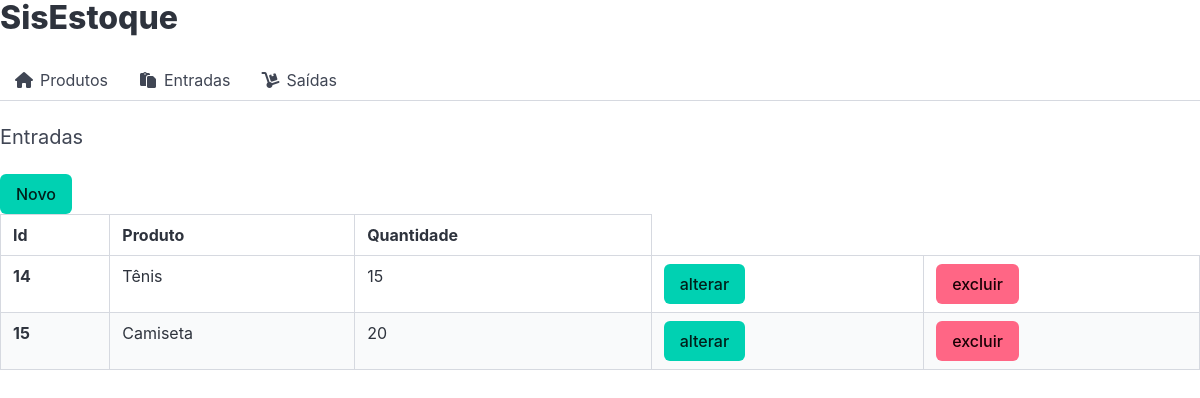
Page /entrada/list_entrada on the committed database.
### entrada/models.py (models this page shows)
class Entradas(models.Model):
    produto = models.ForeignKey(Produtos, on_delete=models.CASCADE, verbose_name= 'Produto')
    preco = models.FloatField('Preco', default=0)
    quantidade = models.IntegerField('Quantidade', default=0)
    criado = models.DateTimeField('Criado em', auto_now_add=True)
    modificado = models.DateTimeField('Modificado em', auto_now=True)

### produto/models.py (models this page shows, shortened)
class Produtos(models.Model):
    produto = models.CharField('Produto', max_length=200)
    cor = models.ForeignKey(Cores, on_delete=models.PROTECT, verbose_name='Cor')
    descricao = models.TextField('Descriçao', blank=True)
    quantidade = models.IntegerField('Quantidade', default=0)
    preco = models.DecimalField('Preço', decimal_places=2, max_digits=8, default=0)
    criado = models.DateTimeField('Criado em', auto_now_add=True)
    modificado = models.DateField('Modificado em', auto_now=True)
    def __str__(self):
        return self.produto
    class Meta:
        verbose_name = 'Produto'
        verbose_name_plural = 'Produtos'
        ordering = ['-produto']

### entrada/views.py (the view)
# urls.py: path('list_entrada', list_entrada, name='list_entrada'),
def list_entrada(request):
    entradas = Entradas.objects.all()
    template_name = 'list_entrada.html'
    context = {
        'entradas': entradas
    }
    return render(request, template_name, context)

### entrada/templates/list_entrada.html
{% extends 'base.html' %}{% block product %}
<h2 class="subtitle">Entradas</h2>
<a class="button is-primary" href="{% url 'entrada:new_entrada' %}">Novo</a>
<table class="table is-striped is-hoverable is-fullwidth is-bordered ">
  <thead>
    <tr>
      <th>Id</th>
      <th>Produto</th>
      <th>Quantidade</th>
    </tr>
  </thead>
  <tbody>{% for entrada in entradas %}<tr>
      <th>{{ entrada.id }}</th>
      <td>{{ entrada.produto }}</td>
      <td>{{ entrada.quantidade }}</td>
      <td><a class="button is-primary" href="{% url 'entrada:update_entrada' entrada.id %}">alterar</a></td>
      <td><a class="button is-danger" href="{% url 'entrada:delete_entrada' entrada.id %}">excluir</a></td>
    </tr>{% endfor %} </tbody>
</table>
{% endblock %}

### rows in the picture
Entradas: id "14", produto "Tênis", quantidade "15"
Entradas: id "15", produto "Camiseta", quantidade "20"
